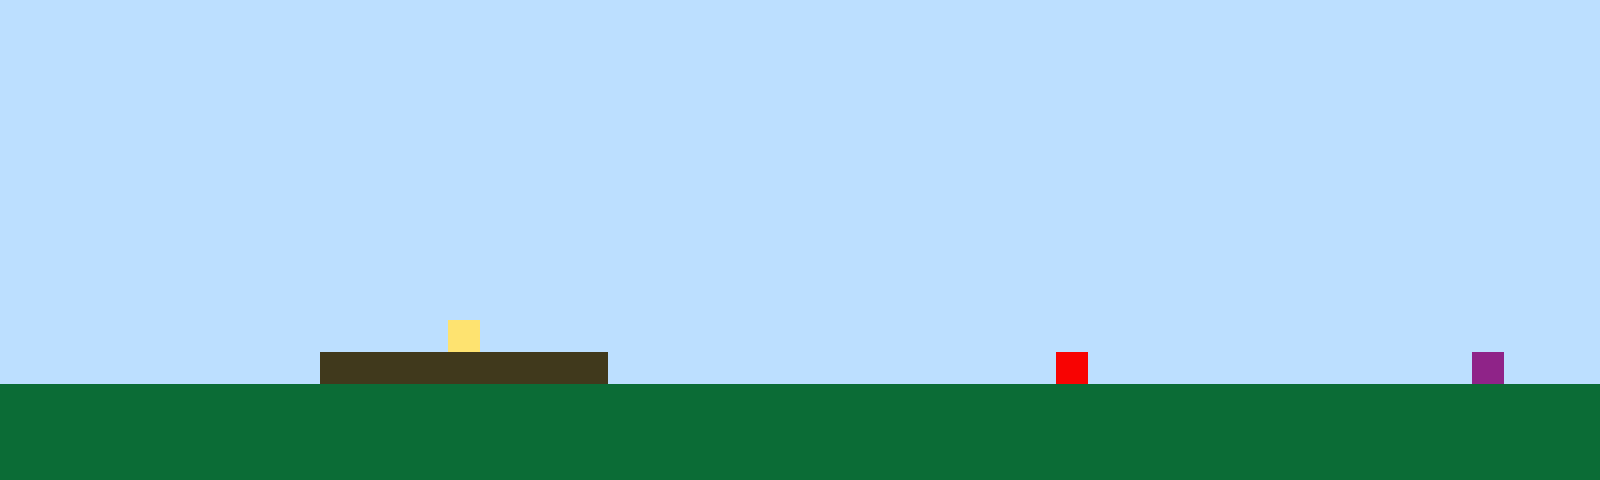

Tiled map render using the project's own tile images. Description and the whole map definition, tile-layer contents included, below:
An orthogonal 50x15 tile map with 32x32 px tiles, 1 tile layer (Tile Layer 1).

<map version="1.10" tiledversion="1.11.2" orientation="orthogonal" renderorder="right-up" width="50" height="15" tilewidth="32" tileheight="32" infinite="0" nextlayerid="2" nextobjectid="1"><editorsettings><export target="map1.csv" format="csv" /></editorsettings><tileset firstgid="1" name="sprites" tilewidth="32" tileheight="32" tilecount="6" columns="3"><image source="sprites.png" width="96" height="64" /></tileset><layer id="1" name="Tile Layer 1" width="50" height="15"><data encoding="csv">1,1,1,1,1,1,1,1,1,1,1,1,1,1,1,1,1,1,1,1,1,1,1,1,1,1,1,1,1,1,1,1,1,1,1,1,1,1,1,1,1,1,1,1,1,1,1,1,1,1,1,1,1,1,1,1,1,1,1,1,1,1,1,1,1,1,1,1,1,1,1,1,1,1,1,1,1,1,1,1,1,1,1,1,1,1,1,1,1,1,1,1,1,1,1,1,1,1,1,1,1,1,1,1,1,1,1,1,1,1,1,1,1,1,1,1,1,1,1,1,1,1,1,1,1,1,1,1,1,1,1,1,1,1,1,1,1,1,1,1,1,1,1,1,1,1,1,1,1,1,1,1,1,1,1,1,1,1,1,1,1,1,1,1,1,1,1,1,1,1,1,1,1,1,1,1,1,1,1,1,1,1,1,1,1,1,1,1,1,1,1,1,1,1,1,1,1,1,1,1,1,1,1,1,1,1,1,1,1,1,1,1,1,1,1,1,1,1,1,1,1,1,1,1,1,1,1,1,1,1,1,1,1,1,1,1,1,1,1,1,1,1,1,1,1,1,1,1,1,1,1,1,1,1,1,1,1,1,1,1,1,1,1,1,1,1,1,1,1,1,1,1,1,1,1,1,1,1,1,1,1,1,1,1,1,1,1,1,1,1,1,1,1,1,1,1,1,1,1,1,1,1,1,1,1,1,1,1,1,1,1,1,1,1,1,1,1,1,1,1,1,1,1,1,1,1,1,1,1,1,1,1,1,1,1,1,1,1,1,1,1,1,1,1,1,1,1,1,1,1,1,1,1,1,1,1,1,1,1,1,1,1,1,1,1,1,1,1,1,1,1,1,1,1,1,1,1,1,1,1,1,1,1,1,1,1,1,1,1,1,1,1,1,1,1,1,1,1,1,1,1,1,1,1,1,1,1,1,1,1,1,1,1,1,1,1,1,1,1,1,1,1,1,1,1,1,1,1,1,1,1,1,1,1,1,1,1,1,1,1,1,1,1,1,1,1,1,1,1,1,1,1,1,1,1,1,1,1,1,1,1,1,1,1,1,1,1,1,1,1,1,1,1,1,1,1,1,1,1,1,1,1,1,1,1,1,1,1,1,1,1,1,1,1,1,1,1,1,1,1,1,1,1,1,1,1,1,1,1,1,1,1,1,1,4,1,1,1,1,1,1,1,1,1,1,1,1,1,1,1,1,1,1,1,1,1,1,1,1,1,1,1,1,1,1,1,1,1,1,1,1,1,1,1,1,1,1,1,1,1,3,3,3,3,3,3,3,3,3,1,1,1,1,1,1,1,1,1,1,1,1,1,1,5,1,1,1,1,1,1,1,1,1,1,1,1,6,1,1,1,2,2,2,2,2,2,2,2,2,2,2,2,2,2,2,2,2,2,2,2,2,2,2,2,2,2,2,2,2,2,2,2,2,2,2,2,2,2,2,2,2,2,2,2,2,2,2,2,2,2,2,2,2,2,2,2,2,2,2,2,2,2,2,2,2,2,2,2,2,2,2,2,2,2,2,2,2,2,2,2,2,2,2,2,2,2,2,2,2,2,2,2,2,2,2,2,2,2,2,2,2,2,2,2,2,2,2,2,2,2,2,2,2,2,2,2,2,2,2,2,2,2,2,2,2,2,2,2,2,2,2,2,2,2,2,2,2,2,2,2,2,2,2,2,2,2,2,2,2,2</data></layer></map>
